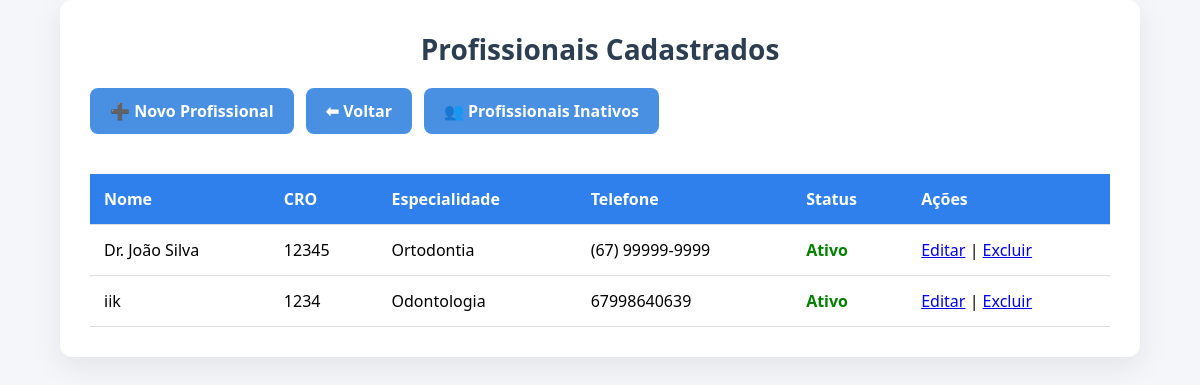
/profissionais/profissionais.php, run on the app's committed database.
### tables this page shows
CREATE TABLE profissionais (
    id INTEGER PRIMARY KEY AUTOINCREMENT,
    nome TEXT NOT NULL,
    cro TEXT UNIQUE,
    especialidade TEXT,
    telefone TEXT,
    ativo INTEGER DEFAULT 1
);

### profissionais/profissionais.php (the view, shortened to what this page needs)
<?php
require_once '../config/conexao.php';
$profissionais = $db->query("SELECT id, nome, cro, especialidade, telefone, ativo FROM profissionais WHERE ativo = 1 ORDER BY nome")
                    ->fetchAll(PDO::FETCH_ASSOC);
?>
<!DOCTYPE html>
<html lang="pt-br">
<head>
    <link rel="stylesheet" href="../assets/css/style-profissionais.css">
</head>
<body id="profissionais-page">
<div class="profissionais-container">
    <h2 class="profissionais-title">Profissionais Cadastrados</h2>
    <div class="profissionais-menu">
        <a href="novo.php" class="profissionais-btn">➕ Novo Profissional</a>
        <a href="../index.php" class="profissionais-btn-sec">⬅ Voltar</a>
        <a href="inativos.php" class="profissionais-btn-sec">👥 Profissionais Inativos</a>
    </div>
    <div class="profissionais-table-wrapper">
        <table class="profissionais-table">
            <thead>
                <tr>
                    <th>Nome</th>
                    <th>CRO</th>
                    <th>Especialidade</th>
                    <th>Telefone</th>
                    <th>Status</th>
                    <th>Ações</th>
                </tr>
            </thead>
            <tbody>
                <?php foreach ($profissionais as $prof): ?>
                <tr>
                    <td><?= htmlspecialchars($prof['nome']) ?></td>
                    <td><?= htmlspecialchars($prof['cro']) ?></td>
                    <td><?= htmlspecialchars($prof['especialidade']) ?></td>
                    <td><?= htmlspecialchars($prof['telefone']) ?></td>
                    <td class="<?= $prof['ativo'] ? 'status-ativo' : 'status-inativo' ?>">
                        <?= $prof['ativo'] ? 'Ativo' : 'Inativo' ?>
                    </td>
                    <td>
                        <a href="editar.php?id=<?= $prof['id'] ?>">Editar</a>
                        |
                        <a href="excluir.php?id=<?= $prof['id'] ?>" onclick="return confirm('Deseja excluir este profissional?')">Excluir</a>
                    </td>
                </tr>
                <?php endforeach; ?>
            </tbody>
        </table>
    </div>
</div>
</body>
</html>

### assets/css/style-profissionais.css (style rules this page uses)
* { margin: 0; padding: 0; box-sizing: border-box; font-family: 'Segoe UI', sans-serif; }
body { background: #f4f6f9; display: flex; justify-content: center; align-items: flex-start; min-height: 100vh; }
.profissionais-container { background: white; width: 90%; max-width: 1200px; padding: 30px; border-radius: 12px; box-shadow: 0 10px 30px rgba(0,0,0,0.08); }
.profissionais-title { font-size: 28px; text-align: center; margin-bottom: 20px; color: #2c3e50; }
.profissionais-menu { display: flex; justify-content: flex-start; margin-bottom: 20px; gap: 12px; }
.profissionais-btn, .profissionais-btn-sec { padding: 12px 20px; text-decoration: none; background-color: #4a90e2; color: white; font-weight: bold; border-radius: 8px; cursor: pointer; transition: background-color 0.3s ease; }
.profissionais-table-wrapper { overflow-x: auto; }
.profissionais-table { width: 100%; border-collapse: collapse; margin-top: 20px; box-shadow: 0 2px 10px rgba(0,0,0,0.1); }
.profissionais-table th, .profissionais-table td { padding: 14px; text-align: left; font-size: 16px; border-bottom: 1px solid #ddd; }
.profissionais-table th { background-color: #2f80ed; color: white; }
.status-ativo { color: green; font-weight: bold; }

### data on the page
profissionais: nome "Dr. João Silva", cro "12345", especialidade "Ortodontia", telefone "(67) 99999-9999", ativo "Ativo"
profissionais: nome "iik", cro "1234", especialidade "Odontologia", telefone "67998640639", ativo "Ativo"
